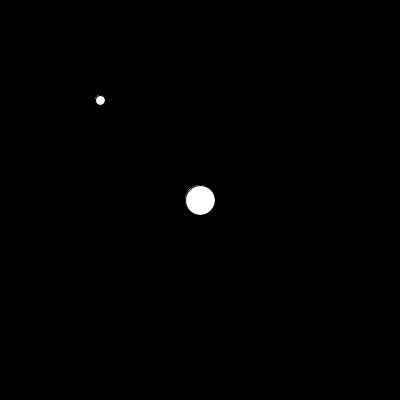
Frame 1 (no input)
Frame 60 (the mouse pressed at the canvas centre just before this capture): identical to frame 1, image omitted
Frame 120 (the mouse held since frame 60 and released just before this capture): identical to frame 1, image omitted

The Processing sketch that drew this single still picture (run headless with seeded random() and noise(); from frame 60 on, the mouse is pressed at the canvas centre):

// Processing sketch: MagneticObjectsPost
// ── MagneticObjectsPost.pde
// forum.processing.org/two/discussion/22468/magnetic-objects-in-processing#latest
Ball b, b2;
void setup(){
  size(400,400);
  b = new Ball(width/2,height/2,30,100);
  b2 = new Ball(100,100,10,50);
}
void draw(){
  background(0);
  b.display();
  b2.display();
  b.attract(mouseX,mouseY);
  b2.attract(mouseX,mouseY);
}

class Ball {  
  float x, y;
  float diameter;
  float attract;
  Ball(float xin, float yin, float din, float ain) {
    x = xin;
    y = yin;
    diameter = din;
    attract = ain;
  }
  void display() {
    ellipse(x, y, diameter, diameter);
  }
  void attract(float x2, float y2){
    if(dist(x,y,x2,y2)<attract){
      x = lerp(x,x2,0.1);
      y = lerp(y,y2,0.1);
    }
  }
}
